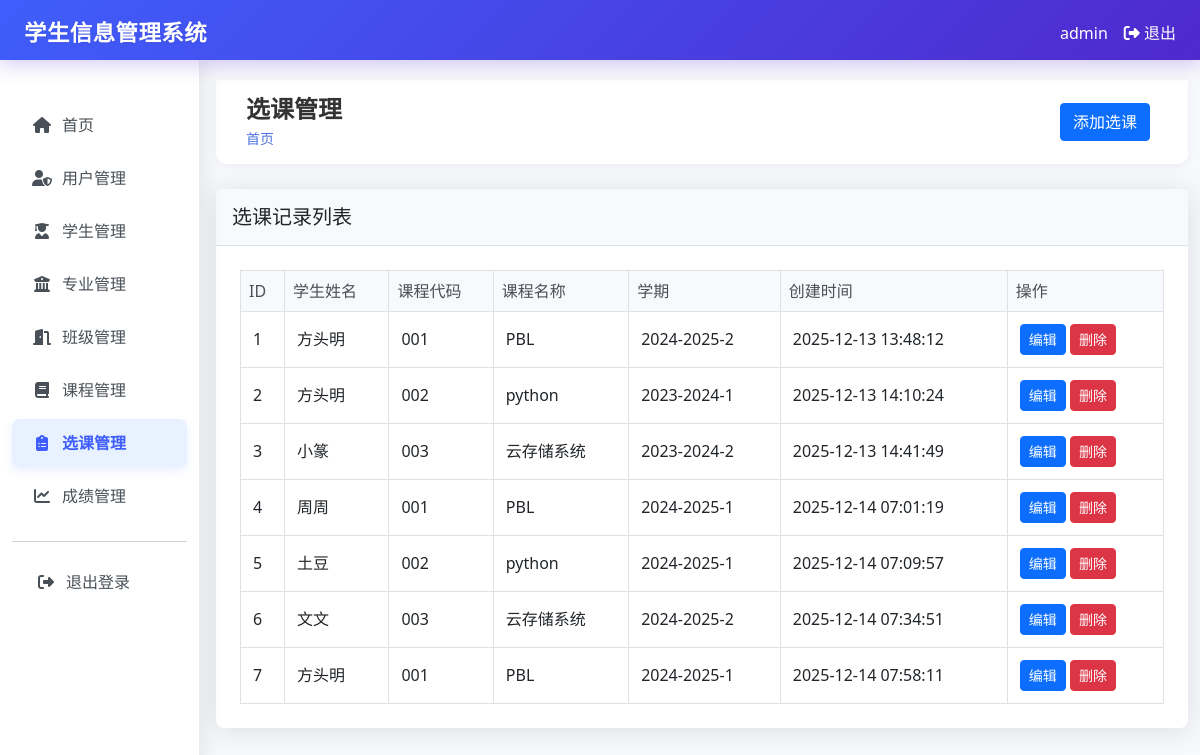
The page /enrollments (signed in) on the database its author committed.
### tables this page shows
CREATE TABLE enrollments (
        id INTEGER PRIMARY KEY AUTOINCREMENT,
        student_id INTEGER,
        course_id INTEGER,
        grade REAL,
        semester TEXT,
        created_at TIMESTAMP DEFAULT CURRENT_TIMESTAMP,
        FOREIGN KEY (student_id) REFERENCES students (id),
        FOREIGN KEY (course_id) REFERENCES courses (id)
    );

CREATE TABLE students (
        id INTEGER PRIMARY KEY AUTOINCREMENT,
        student_id TEXT UNIQUE NOT NULL,
        name TEXT NOT NULL,
        gender TEXT NOT NULL,
        birth_date TEXT,
        address TEXT,
        phone TEXT,
        email TEXT,
        major_id INTEGER,
        class_id INTEGER,
        enrollment_date TEXT,
        created_by INTEGER,
        created_at TIMESTAMP DEFAULT CURRENT_TIMESTAMP, avatar TEXT,
        FOREIGN KEY (major_id) REFERENCES majors (id),
        FOREIGN KEY (class_id) REFERENCES classes (id),
        FOREIGN KEY (created_by) REFERENCES users (id)
    );

CREATE TABLE courses (
        id INTEGER PRIMARY KEY AUTOINCREMENT,
        code TEXT UNIQUE NOT NULL,
        name TEXT NOT NULL,
        description TEXT,
        credits INTEGER,
        created_at TIMESTAMP DEFAULT CURRENT_TIMESTAMP
    );

### app.py (the view, shortened to what this page needs)
@app.route("/enrollments")
@login_required
def enrollments():
    conn = get_db_connection()
    if session.get("role") == "admin":
        enrollments = conn.execute("""
            SELECT e.*, s.name as student_name, s.student_id, c.name as course_name, c.code
            FROM enrollments e
            JOIN students s ON e.student_id = s.id
            JOIN courses c ON e.course_id = c.id
            ORDER BY e.id ASC
        """).fetchall()
    conn.close()
    return render_template("enrollments/index.html", enrollments=enrollments)

### app.py (called while the page is built)
def login_required(f):
    @wraps(f)
    def decorated_function(*args, **kwargs):
        if "user_id" not in session:
            return redirect(url_for("login"))
        return f(*args, **kwargs)
    return decorated_function

def get_db_connection():
    conn = sqlite3.connect("student_management.db")
    conn.row_factory = sqlite3.Row
    return conn

### templates/enrollments/index.html (shortened to what this page needs)
{% extends "base.html" %}
{% block header %}选课管理{% endblock %}
{% block actions %}
<a href="{{ url_for('create_enrollment') }}" class="btn btn-primary">添加选课</a>
{% endblock %}
{% block content %}
<div class="card">
    <div class="card-header">
        <h5 class="card-title mb-0">选课记录列表</h5>
    </div>
    <div class="card-body">
        <div class="table-responsive">
            <table class="table table-bordered table-hover">
                <thead class="table-light">
                    <tr>
                        <th>ID</th>
                        <th>学生姓名</th>
                        <th>课程代码</th>
                        <th>课程名称</th>
                        <th>学期</th>
                        <th>创建时间</th>
                        <th>操作</th>
                    </tr>
                </thead>
                <tbody>
                    {% for enrollment in enrollments %}
                    <tr>
                        <td>{{ enrollment.id }}</td>
                        <td>{{ enrollment.student_name }}</td>
                        <td>{{ enrollment.code }}</td>
                        <td>{{ enrollment.course_name }}</td>
                        <td>{{ enrollment.semester }}</td>
                        <td>{{ enrollment.created_at }}</td>
                        <td>
                            <a href="{{ url_for('edit_enrollment', enrollment_id=enrollment.id) }}" class="btn btn-sm btn-primary">编辑</a>
                            <form action="{{ url_for('delete_enrollment', enrollment_id=enrollment.id) }}" method="post" style="display: inline;" onsubmit="return confirm('确定要删除此选课记录吗？');">
                                <button type="submit" class="btn btn-sm btn-danger">删除</button>
                            </form>
                        </td>
                    </tr>
                    {% endfor %}
                </tbody>
            </table>
        </div>
    </div>
</div>
{% endblock %}

### templates/base.html (style rules this page uses)
.card { margin-bottom: 20px; }
body { font-family: 'Segoe UI', Tahoma, Geneva, Verdana, sans-serif; background-color: #f8f9fc; color: #495057; }
.card { border: none; border-radius: 0.5rem; box-shadow: 0 0.15rem 1.75rem 0 rgba(58, 59, 69, 0.15); }
.card-header { background-color: #f8f9fc; border-bottom: 1px solid #dee2e6; padding: 1rem; }
.card-body { padding: 1.5rem; }
.table { margin-bottom: 0; }
.table th { background-color: #f8f9fc; font-weight: 500; color: #495057; border-bottom: 1px solid #dee2e6; }
.table td { vertical-align: middle; padding: 0.75rem; }
.btn { border-radius: 0.25rem; font-weight: 500; transition: all 0.3s ease; }
.btn-danger { background-color: #dc3545; border-color: #dc3545; }

### rows shown on the page
enrollments: id "1", student_name "方头明", code "001", course_name "PBL", semester "2024-2025-2", created_at "2025-12-13 13:48:12"
enrollments: id "2", student_name "方头明", code "002", course_name "python", semester "2023-2024-1", created_at "2025-12-13 14:10:24"
enrollments: id "3", student_name "小篆", code "003", course_name "云存储系统", semester "2023-2024-2", created_at "2025-12-13 14:41:49"
enrollments: id "4", student_name "周周", code "001", course_name "PBL", semester "2024-2025-1", created_at "2025-12-14 07:01:19"
enrollments: id "5", student_name "土豆", code "002", course_name "python", semester "2024-2025-1", created_at "2025-12-14 07:09:57"
enrollments: id "6", student_name "文文", code "003", course_name "云存储系统", semester "2024-2025-2", created_at "2025-12-14 07:34:51"
enrollments: id "7", student_name "方头明", code "001", course_name "PBL", semester "2024-2025-1", created_at "2025-12-14 07:58:11"

### other values the page prints
{{ session.username }} "admin"
